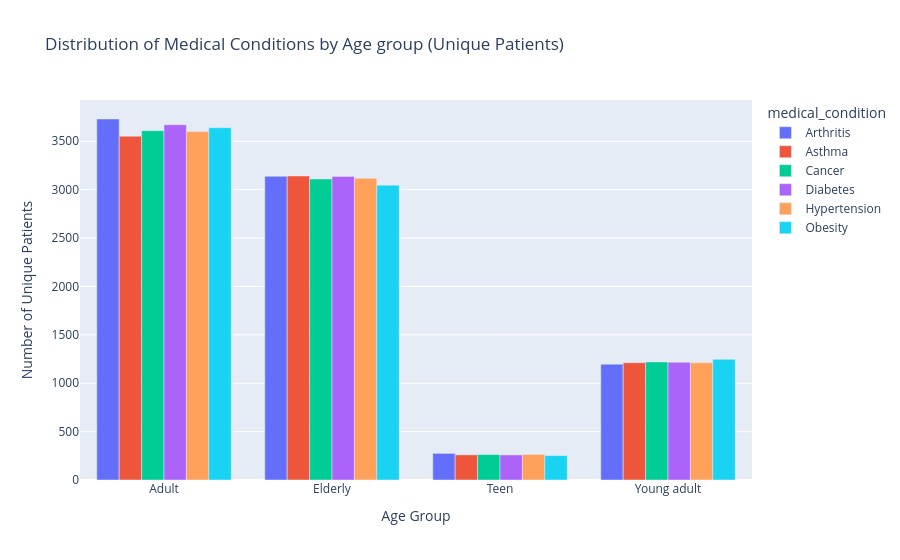

This figure's notebook cell:
### Code cell
condition_agegroup = (healthcare.groupby(['medical_condition', 'age_group'])['name'].nunique().reset_index(name='unique_patients'))
fig = px.bar(
    condition_agegroup,
    x='age_group',
    y='unique_patients',
    color='medical_condition',
    barmode='group',
    title='Distribution of Medical Conditions by Age group (Unique Patients)'
)

fig.update_layout(
    xaxis_title='Age Group',
    yaxis_title='Number of Unique Patients'
)

fig.show()

### Figure 1 — Plotly figure (JSON) as saved in the notebook; plotly's stock layout.template omitted (floating-point values rounded to 4 significant figures)
{"data": [{"alignmentgroup": "True", "hovertemplate": "medical_condition=Arthritis<br>age_group=%{x}<br>unique_patients=%{y}<extra></extra>", "legendgroup": "Arthritis", "marker": {"color": "#636efa", "pattern": {"shape": ""}}, "name": "Arthritis", "offsetgroup": "Arthritis", "orientation": "v", "showlegend": true, "textposition": "auto", "type": "bar", "x": ["Adult", "Elderly", "Teen", "Young adult"], "xaxis": "x", "y": [3730, 3138, 275, 1197], "yaxis": "y"}, {"alignmentgroup": "True", "hovertemplate": "medical_condition=Asthma<br>age_group=%{x}<br>unique_patients=%{y}<extra></extra>", "legendgroup": "Asthma", "marker": {"color": "#EF553B", "pattern": {"shape": ""}}, "name": "Asthma", "offsetgroup": "Asthma", "orientation": "v", "showlegend": true, "textposition": "auto", "type": "bar", "x": ["Adult", "Elderly", "Teen", "Young adult"], "xaxis": "x", "y": [3552, 3142, 260, 1212], "yaxis": "y"}, {"alignmentgroup": "True", "hovertemplate": "medical_condition=Cancer<br>age_group=%{x}<br>unique_patients=%{y}<extra></extra>", "legendgroup": "Cancer", "marker": {"color": "#00cc96", "pattern": {"shape": ""}}, "name": "Cancer", "offsetgroup": "Cancer", "orientation": "v", "showlegend": true, "textposition": "auto", "type": "bar", "x": ["Adult", "Elderly", "Teen", "Young adult"], "xaxis": "x", "y": [3609, 3111, 263, 1220], "yaxis": "y"}, {"alignmentgroup": "True", "hovertemplate": "medical_condition=Diabetes<br>age_group=%{x}<br>unique_patients=%{y}<extra></extra>", "legendgroup": "Diabetes", "marker": {"color": "#ab63fa", "pattern": {"shape": ""}}, "name": "Diabetes", "offsetgroup": "Diabetes", "orientation": "v", "showlegend": true, "textposition": "auto", "type": "bar", "x": ["Adult", "Elderly", "Teen", "Young adult"], "xaxis": "x", "y": [3671, 3137, 259, 1217], "yaxis": "y"}, {"alignmentgroup": "True", "hovertemplate": "medical_condition=Hypertension<br>age_group=%{x}<br>unique_patients=%{y}<extra></extra>", "legendgroup": "Hypertension", "marker": {"color": "#FFA15A", "pattern": {"shape": ""}}, "name": "Hypertension", "offsetgroup": "Hypertension", "orientation": "v", "showlegend": true, "textposition": "auto", "type": "bar", "x": ["Adult", "Elderly", "Teen", "Young adult"], "xaxis": "x", "y": [3600, 3117, 264, 1211], "yaxis": "y"}, {"alignmentgroup": "True", "hovertemplate": "medical_condition=Obesity<br>age_group=%{x}<br>unique_patients=%{y}<extra></extra>", "legendgroup": "Obesity", "marker": {"color": "#19d3f3", "pattern": {"shape": ""}}, "name": "Obesity", "offsetgroup": "Obesity", "orientation": "v", "showlegend": true, "textposition": "auto", "type": "bar", "x": ["Adult", "Elderly", "Teen", "Young adult"], "xaxis": "x", "y": [3640, 3046, 252, 1247], "yaxis": "y"}], "layout": {"barmode": "group", "legend": {"title": {"text": "medical_condition"}, "tracegroupgap": 0}, "title": {"text": "Distribution of Medical Conditions by Age group (Unique Patients)"}, "xaxis": {"anchor": "y", "domain": [0, 1], "title": {"text": "Age Group"}}, "yaxis": {"anchor": "x", "domain": [0, 1], "title": {"text": "Number of Unique Patients"}}}}
